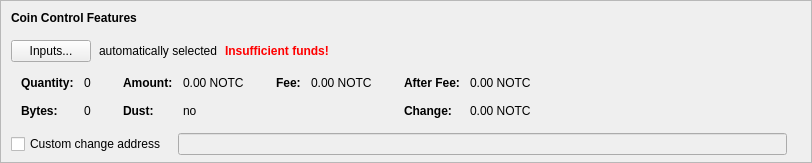
    <widget class="QFrame" name="frameCoinControl">
     <property name="sizePolicy">
      <sizepolicy hsizetype="Expanding" vsizetype="Expanding">
       <horstretch>0</horstretch>
       <verstretch>0</verstretch>
      </sizepolicy>
     </property>
     <property name="maximumSize">
      <size>
       <width>16777215</width>
       <height>16777215</height>
      </size>
     </property>
     <property name="frameShape">
      <enum>QFrame::StyledPanel</enum>
     </property>
     <property name="frameShadow">
      <enum>QFrame::Sunken</enum>
     </property>
     <layout class="QVBoxLayout" name="verticalLayoutCoinControl2">
      <property name="spacing">
       <number>0</number>
      </property>
      <property name="leftMargin">
       <number>0</number>
      </property>
      <property name="topMargin">
       <number>0</number>
      </property>
      <property name="rightMargin">
       <number>0</number>
      </property>
      <property name="bottomMargin">
       <number>6</number>
      </property>
      <item>
       <layout class="QVBoxLayout" name="verticalLayoutCoinControl" stretch="0,0,0,0,1">
        <property name="spacing">
         <number>0</number>
        </property>
        <property name="leftMargin">
         <number>10</number>
        </property>
        <property name="topMargin">
         <number>10</number>
        </property>
        <item>
         <layout class="QHBoxLayout" name="horizontalLayoutCoinControl1">
          <property name="bottomMargin">
           <number>15</number>
          </property>
          <item>
           <widget class="QLabel" name="labelCoinControlFeatures">
            <property name="sizePolicy">
             <sizepolicy hsizetype="Preferred" vsizetype="Maximum">
              <horstretch>0</horstretch>
              <verstretch>0</verstretch>
             </sizepolicy>
            </property>
            <property name="font">
             <font>
              <weight>75</weight>
              <bold>true</bold>
             </font>
            </property>
            <property name="styleSheet">
             <string notr="true">font-weight:bold;</string>
            </property>
            <property name="text">
             <string>Coin Control Features</string>
            </property>
           </widget>
          </item>
         </layout>
        </item>
        <item>
         <layout class="QHBoxLayout" name="horizontalLayoutCoinControl2" stretch="0,0,0,0">
          <property name="spacing">
           <number>8</number>
          </property>
          <property name="bottomMargin">
           <number>10</number>
          </property>
          <item>
           <widget class="QPushButton" name="pushButtonCoinControl">
            <property name="styleSheet">
             <string notr="true"/>
            </property>
            <property name="text">
             <string>Inputs...</string>
            </property>
            <property name="autoDefault">
             <bool>false</bool>
            </property>
           </widget>
          </item>
          <item>
           <widget class="QLabel" name="labelCoinControlAutomaticallySelected">
            <property name="text">
             <string>automatically selected</string>
            </property>
            <property name="margin">
             <number>5</number>
            </property>
           </widget>
          </item>
          <item>
           <widget class="QLabel" name="labelCoinControlInsuffFunds">
            <property name="font">
             <font>
              <weight>75</weight>
              <bold>true</bold>
             </font>
            </property>
            <property name="styleSheet">
             <string notr="true">color:red;font-weight:bold;</string>
            </property>
            <property name="text">
             <string>Insufficient funds!</string>
            </property>
            <property name="margin">
             <number>5</number>
            </property>
           </widget>
          </item>
          <item>
           <spacer name="horizontalSpacerCoinControl">
            <property name="orientation">
             <enum>Qt::Horizontal</enum>
            </property>
            <property name="sizeHint" stdset="0">
             <size>
              <width>40</width>
              <height>1</height>
             </size>
            </property>
           </spacer>
          </item>
         </layout>
        </item>
        <item>
         <widget class="QWidget" name="widgetCoinControl" native="true">
          <property name="sizePolicy">
           <sizepolicy hsizetype="Preferred" vsizetype="Preferred">
            <horstretch>0</horstretch>
            <verstretch>0</verstretch>
           </sizepolicy>
          </property>
          <property name="minimumSize">
           <size>
            <width>0</width>
            <height>0</height>
           </size>
          </property>
          <property name="styleSheet">
           <string notr="true"/>
          </property>
          <layout class="QHBoxLayout" name="horizontalLayoutCoinControl5">
           <property name="leftMargin">
            <number>0</number>
           </property>
           <property name="topMargin">
            <number>0</number>
           </property>
           <property name="rightMargin">
            <number>0</number>
           </property>
           <property name="bottomMargin">
            <number>0</number>
           </property>
           <item>
            <layout class="QHBoxLayout" name="horizontalLayoutCoinControl3" stretch="0,0,0,1">
             <property name="spacing">
              <number>20</number>
             </property>
             <property name="topMargin">
              <number>0</number>
             </property>
             <property name="bottomMargin">
              <number>10</number>
             </property>
             <item>
              <layout class="QFormLayout" name="formLayoutCoinControl1">
               <property name="horizontalSpacing">
                <number>10</number>
               </property>
               <property name="verticalSpacing">
                <number>14</number>
               </property>
               <property name="leftMargin">
                <number>10</number>
               </property>
               <property name="topMargin">
                <number>4</number>
               </property>
               <property name="rightMargin">
                <number>6</number>
               </property>
               <item row="0" column="0">
                <widget class="QLabel" name="labelCoinControlQuantityText">
                 <property name="font">
                  <font>
                   <weight>75</weight>
                   <bold>true</bold>
                  </font>
                 </property>
                 <property name="text">
                  <string>Quantity:</string>
                 </property>
                 <property name="margin">
                  <number>0</number>
                 </property>
                </widget>
               </item>
               <item row="0" column="1">
                <widget class="QLabel" name="labelCoinControlQuantity">
                 <property name="cursor">
                  <cursorShape>IBeamCursor</cursorShape>
                 </property>
                 <property name="contextMenuPolicy">
                  <enum>Qt::ActionsContextMenu</enum>
                 </property>
                 <property name="text">
                  <string notr="true">0</string>
                 </property>
                 <property name="margin">
                  <number>0</number>
                 </property>
                 <property name="textInteractionFlags">
                  <set>Qt::LinksAccessibleByMouse|Qt::TextSelectableByKeyboard|Qt::TextSelectableByMouse</set>
                 </property>
                </widget>
               </item>
               <item row="1" column="0">
                <widget class="QLabel" name="labelCoinControlBytesText">
                 <property name="font">
                  <font>
                   <weight>75</weight>
                   <bold>true</bold>
                  </font>
                 </property>
                 <property name="text">
                  <string>Bytes:</string>
                 </property>
                </widget>
               </item>
               <item row="1" column="1">
                <widget class="QLabel" name="labelCoinControlBytes">
                 <property name="cursor">
                  <cursorShape>IBeamCursor</cursorShape>
                 </property>
                 <property name="contextMenuPolicy">
                  <enum>Qt::ActionsContextMenu</enum>
                 </property>
                 <property name="text">
                  <string notr="true">0</string>
                 </property>
                 <property name="textInteractionFlags">
                  <set>Qt::LinksAccessibleByMouse|Qt::TextSelectableByKeyboard|Qt::TextSelectableByMouse</set>
                 </property>
                </widget>
               </item>
              </layout>
             </item>
             <item>
              <layout class="QFormLayout" name="formLayoutCoinControl2">
               <property name="horizontalSpacing">
                <number>10</number>
               </property>
               <property name="verticalSpacing">
                <number>14</number>
               </property>
               <property name="leftMargin">
                <number>6</number>
               </property>
               <property name="topMargin">
                <number>4</number>
               </property>
               <property name="rightMargin">
                <number>6</number>
               </property>
               <item row="0" column="0">
                <widget class="QLabel" name="labelCoinControlAmountText">
                 <property name="font">
                  <font>
                   <weight>75</weight>
                   <bold>true</bold>
                  </font>
                 </property>
                 <property name="text">
                  <string>Amount:</string>
                 </property>
                 <property name="margin">
                  <number>0</number>
                 </property>
                </widget>
               </item>
               <item row="0" column="1">
                <widget class="QLabel" name="labelCoinControlAmount">
                 <property name="cursor">
                  <cursorShape>IBeamCursor</cursorShape>
                 </property>
                 <property name="contextMenuPolicy">
                  <enum>Qt::ActionsContextMenu</enum>
                 </property>
                 <property name="text">
                  <string notr="true">0.00 NOTC</string>
                 </property>
                 <property name="textInteractionFlags">
                  <set>Qt::LinksAccessibleByMouse|Qt::TextSelectableByKeyboard|Qt::TextSelectableByMouse</set>
                 </property>
                </widget>
               </item>
               <item row="1" column="0">
                <widget class="QLabel" name="labelCoinControlLowOutputText">
                 <property name="font">
                  <font>
                   <weight>75</weight>
                   <bold>true</bold>
                  </font>
                 </property>
                 <property name="text">
                  <string>Dust:</string>
                 </property>
                </widget>
               </item>
               <item row="1" column="1">
                <widget class="QLabel" name="labelCoinControlLowOutput">
                 <property name="cursor">
                  <cursorShape>IBeamCursor</cursorShape>
                 </property>
                 <property name="contextMenuPolicy">
                  <enum>Qt::ActionsContextMenu</enum>
                 </property>
                 <property name="text">
                  <string notr="true">no</string>
                 </property>
                 <property name="textInteractionFlags">
                  <set>Qt::LinksAccessibleByMouse|Qt::TextSelectableByKeyboard|Qt::TextSelectableByMouse</set>
                 </property>
                </widget>
               </item>
              </layout>
             </item>
             <item>
              <layout class="QFormLayout" name="formLayoutCoinControl3">
               <property name="horizontalSpacing">
                <number>10</number>
               </property>
               <property name="verticalSpacing">
                <number>14</number>
               </property>
               <property name="leftMargin">
                <number>6</number>
               </property>
               <property name="topMargin">
                <number>4</number>
               </property>
               <property name="rightMargin">
                <number>6</number>
               </property>
               <item row="0" column="0">
                <widget class="QLabel" name="labelCoinControlFeeText">
                 <property name="font">
                  <font>
                   <weight>75</weight>
                   <bold>true</bold>
                  </font>
                 </property>
                 <property name="text">
                  <string>Fee:</string>
                 </property>
                 <property name="margin">
                  <number>0</number>
                 </property>
                </widget>
               </item>
               <item row="0" column="1">
                <widget class="QLabel" name="labelCoinControlFee">
                 <property name="cursor">
                  <cursorShape>IBeamCursor</cursorShape>
                 </property>
                 <property name="contextMenuPolicy">
                  <enum>Qt::ActionsContextMenu</enum>
                 </property>
                 <property name="text">
                  <string notr="true">0.00 NOTC</string>
                 </property>
                 <property name="textInteractionFlags">
                  <set>Qt::LinksAccessibleByMouse|Qt::TextSelectableByKeyboard|Qt::TextSelectableByMouse</set>
                 </property>
                </widget>
               </item>
             </layout>
             </item>
             <item>
              <layout class="QFormLayout" name="formLayoutCoinControl4">
               <property name="horizontalSpacing">
                <number>10</number>
               </property>
               <property name="verticalSpacing">
                <number>14</number>
               </property>
               <property name="leftMargin">
                <number>6</number>
               </property>
               <property name="topMargin">
                <number>4</number>
               </property>
               <property name="rightMargin">
                <number>6</number>
               </property>
               <item row="0" column="0">
                <widget class="QLabel" name="labelCoinControlAfterFeeText">
                 <property name="font">
                  <font>
                   <weight>75</weight>
                   <bold>true</bold>
                  </font>
                 </property>
                 <property name="text">
                  <string>After Fee:</string>
                 </property>
                 <property name="margin">
                  <number>0</number>
                 </property>
                </widget>
               </item>
               <item row="0" column="1">
                <widget class="QLabel" name="labelCoinControlAfterFee">
                 <property name="cursor">
                  <cursorShape>IBeamCursor</cursorShape>
                 </property>
                 <property name="contextMenuPolicy">
                  <enum>Qt::ActionsContextMenu</enum>
                 </property>
                 <property name="text">
                  <string notr="true">0.00 NOTC</string>
                 </property>
                 <property name="textInteractionFlags">
                  <set>Qt::LinksAccessibleByMouse|Qt::TextSelectableByKeyboard|Qt::TextSelectableByMouse</set>
                 </property>
                </widget>
               </item>
               <item row="1" column="0">
                <widget class="QLabel" name="labelCoinControlChangeText">
                 <property name="font">
                  <font>
                   <weight>75</weight>
                   <bold>true</bold>
                  </font>
                 </property>
                 <property name="text">
                  <string>Change:</string>
                 </property>
                </widget>
               </item>
               <item row="1" column="1">
                <widget class="QLabel" name="labelCoinControlChange">
                 <property name="cursor">
                  <cursorShape>IBeamCursor</cursorShape>
                 </property>
                 <property name="contextMenuPolicy">
                  <enum>Qt::ActionsContextMenu</enum>
                 </property>
                 <property name="text">
                  <string notr="true">0.00 NOTC</string>
                 </property>
                 <property name="textInteractionFlags">
                  <set>Qt::LinksAccessibleByMouse|Qt::TextSelectableByKeyboard|Qt::TextSelectableByMouse</set>
                 </property>
                </widget>
               </item>
              </layout>
             </item>
            </layout>
           </item>
          </layout>
         </widget>
        </item>
        <item>
         <layout class="QHBoxLayout" name="horizontalLayoutCoinControl4" stretch="0,0,0">
          <property name="spacing">
           <number>12</number>
          </property>
          <property name="sizeConstraint">
           <enum>QLayout::SetDefaultConstraint</enum>
          </property>
          <property name="topMargin">
           <number>5</number>
          </property>
          <property name="rightMargin">
           <number>5</number>
          </property>
          <item>
           <widget class="QCheckBox" name="checkBoxCoinControlChange">
            <property name="toolTip">
             <string>If this is activated, but the change address is empty or invalid, change will be sent to a newly generated address.</string>
            </property>
            <property name="text">
             <string>Custom change address</string>
            </property>
           </widget>
          </item>
          <item>
           <widget class="QValidatedLineEdit" name="lineEditCoinControlChange">
            <property name="enabled">
             <bool>false</bool>
            </property>
            <property name="sizePolicy">
             <sizepolicy hsizetype="Expanding" vsizetype="Fixed">
              <horstretch>0</horstretch>
              <verstretch>0</verstretch>
             </sizepolicy>
            </property>
           </widget>
          </item>
          <item>
           <widget class="QLabel" name="labelCoinControlChangeLabel">
            <property name="sizePolicy">
             <sizepolicy hsizetype="Preferred" vsizetype="Expanding">
              <horstretch>0</horstretch>
              <verstretch>0</verstretch>
             </sizepolicy>
            </property>
            <property name="minimumSize">
             <size>
              <width>0</width>
              <height>0</height>
             </size>
            </property>
            <property name="text">
             <string/>
            </property>
            <property name="margin">
             <number>3</number>
            </property>
           </widget>
          </item>
         </layout>
        </item>
        <item>
         <spacer name="verticalSpacerCoinControl">
          <property name="orientation">
           <enum>Qt::Vertical</enum>
          </property>
          <property name="sizeHint" stdset="0">
           <size>
            <width>800</width>
            <height>1</height>
           </size>
          </property>
         </spacer>
        </item>
       </layout>
      </item>
     </layout>
    </widget>
